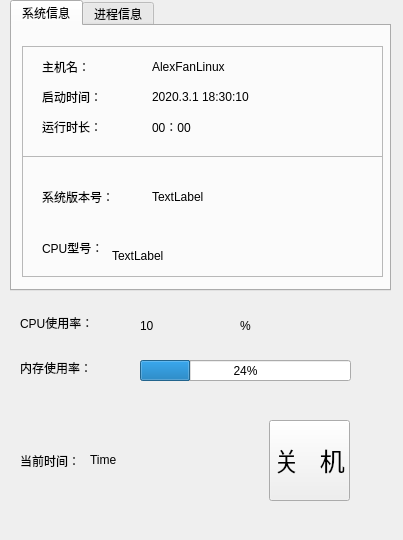
<?xml version="1.0" encoding="UTF-8"?>
<ui version="4.0">
 <class>MainWindow</class>
 <widget class="QMainWindow" name="MainWindow">
  <property name="geometry">
   <rect>
    <x>0</x>
    <y>0</y>
    <width>403</width>
    <height>540</height>
   </rect>
  </property>
  <property name="windowTitle">
   <string> Alex PC Monitor</string>
  </property>
  <widget class="QWidget" name="centralWidget">
   <widget class="QTabWidget" name="tabWidget_INFO">
    <property name="geometry">
     <rect>
      <x>10</x>
      <y>0</y>
      <width>381</width>
      <height>291</height>
     </rect>
    </property>
    <property name="currentIndex">
     <number>0</number>
    </property>
    <widget class="QWidget" name="tab">
     <attribute name="title">
      <string>系统信息</string>
     </attribute>
     <widget class="QFrame" name="frame_2">
      <property name="geometry">
       <rect>
        <x>10</x>
        <y>130</y>
        <width>361</width>
        <height>121</height>
       </rect>
      </property>
      <property name="frameShape">
       <enum>QFrame::StyledPanel</enum>
      </property>
      <property name="frameShadow">
       <enum>QFrame::Raised</enum>
      </property>
      <widget class="QLabel" name="label_7">
       <property name="geometry">
        <rect>
         <x>20</x>
         <y>30</y>
         <width>111</width>
         <height>21</height>
        </rect>
       </property>
       <property name="text">
        <string>系统版本号：</string>
       </property>
      </widget>
      <widget class="QLabel" name="label_8">
       <property name="geometry">
        <rect>
         <x>20</x>
         <y>81</y>
         <width>91</width>
         <height>21</height>
        </rect>
       </property>
       <property name="text">
        <string>CPU型号：</string>
       </property>
      </widget>
      <widget class="QLabel" name="label_SystemVersion">
       <property name="geometry">
        <rect>
         <x>130</x>
         <y>20</y>
         <width>341</width>
         <height>41</height>
        </rect>
       </property>
       <property name="text">
        <string>TextLabel</string>
       </property>
      </widget>
      <widget class="QLabel" name="label_CPUType">
       <property name="geometry">
        <rect>
         <x>90</x>
         <y>79</y>
         <width>341</width>
         <height>41</height>
        </rect>
       </property>
       <property name="font">
        <font>
         <pointsize>9</pointsize>
        </font>
       </property>
       <property name="text">
        <string>TextLabel</string>
       </property>
      </widget>
     </widget>
     <widget class="QFrame" name="frame_5">
      <property name="geometry">
       <rect>
        <x>10</x>
        <y>20</y>
        <width>361</width>
        <height>111</height>
       </rect>
      </property>
      <property name="frameShape">
       <enum>QFrame::StyledPanel</enum>
      </property>
      <property name="frameShadow">
       <enum>QFrame::Raised</enum>
      </property>
      <widget class="QLabel" name="label_4">
       <property name="geometry">
        <rect>
         <x>20</x>
         <y>40</y>
         <width>81</width>
         <height>21</height>
        </rect>
       </property>
       <property name="text">
        <string>启动时间：</string>
       </property>
      </widget>
      <widget class="QLabel" name="label_5">
       <property name="geometry">
        <rect>
         <x>20</x>
         <y>70</y>
         <width>101</width>
         <height>21</height>
        </rect>
       </property>
       <property name="text">
        <string>运行时长：</string>
       </property>
      </widget>
      <widget class="QLabel" name="label_6">
       <property name="geometry">
        <rect>
         <x>20</x>
         <y>10</y>
         <width>71</width>
         <height>21</height>
        </rect>
       </property>
       <property name="text">
        <string>主机名：</string>
       </property>
      </widget>
      <widget class="QLabel" name="label_hostname">
       <property name="geometry">
        <rect>
         <x>130</x>
         <y>10</y>
         <width>341</width>
         <height>21</height>
        </rect>
       </property>
       <property name="text">
        <string>AlexFanLinux</string>
       </property>
      </widget>
      <widget class="QLabel" name="label_boottime">
       <property name="geometry">
        <rect>
         <x>130</x>
         <y>40</y>
         <width>341</width>
         <height>21</height>
        </rect>
       </property>
       <property name="text">
        <string>2020.3.1 18:30:10</string>
       </property>
      </widget>
      <widget class="QLabel" name="label_runningtime">
       <property name="geometry">
        <rect>
         <x>130</x>
         <y>70</y>
         <width>341</width>
         <height>21</height>
        </rect>
       </property>
       <property name="text">
        <string>00：00</string>
       </property>
      </widget>
     </widget>
    </widget>
    <widget class="QWidget" name="tab_1">
     <attribute name="title">
      <string>进程信息</string>
     </attribute>
     <widget class="QListWidget" name="listWidget_process">
      <property name="geometry">
       <rect>
        <x>10</x>
        <y>20</y>
        <width>391</width>
        <height>281</height>
       </rect>
      </property>
     </widget>
    </widget>
   </widget>
   <widget class="QLabel" name="label_9">
    <property name="geometry">
     <rect>
      <x>20</x>
      <y>450</y>
      <width>91</width>
      <height>21</height>
     </rect>
    </property>
    <property name="text">
     <string>当前时间：</string>
    </property>
   </widget>
   <widget class="QLabel" name="label_10">
    <property name="geometry">
     <rect>
      <x>20</x>
      <y>315</y>
      <width>91</width>
      <height>16</height>
     </rect>
    </property>
    <property name="text">
     <string>CPU使用率：</string>
    </property>
   </widget>
   <widget class="QLabel" name="label_11">
    <property name="geometry">
     <rect>
      <x>20</x>
      <y>360</y>
      <width>91</width>
      <height>16</height>
     </rect>
    </property>
    <property name="text">
     <string>内存使用率：</string>
    </property>
   </widget>
   <widget class="QPushButton" name="pushButton_shutdown">
    <property name="geometry">
     <rect>
      <x>269</x>
      <y>420</y>
      <width>81</width>
      <height>81</height>
     </rect>
    </property>
    <property name="font">
     <font>
      <pointsize>19</pointsize>
     </font>
    </property>
    <property name="text">
     <string>关   机</string>
    </property>
   </widget>
   <widget class="QLabel" name="label_CurrentTime">
    <property name="geometry">
     <rect>
      <x>90</x>
      <y>450</y>
      <width>341</width>
      <height>20</height>
     </rect>
    </property>
    <property name="text">
     <string>Time</string>
    </property>
   </widget>
   <widget class="QProgressBar" name="progressBar_RAM">
    <property name="geometry">
     <rect>
      <x>140</x>
      <y>360</y>
      <width>211</width>
      <height>21</height>
     </rect>
    </property>
    <property name="value">
     <number>24</number>
    </property>
   </widget>
   <widget class="QLabel" name="cpu_rate">
    <property name="geometry">
     <rect>
      <x>140</x>
      <y>315</y>
      <width>191</width>
      <height>21</height>
     </rect>
    </property>
    <property name="text">
     <string>10</string>
    </property>
   </widget>
   <widget class="QLabel" name="label">
    <property name="geometry">
     <rect>
      <x>240</x>
      <y>310</y>
      <width>31</width>
      <height>31</height>
     </rect>
    </property>
    <property name="text">
     <string>%</string>
    </property>
    <property name="textFormat">
     <enum>Qt::PlainText</enum>
    </property>
   </widget>
   <zorder>label_9</zorder>
   <zorder>label_10</zorder>
   <zorder>label_11</zorder>
   <zorder>pushButton_shutdown</zorder>
   <zorder>label_CurrentTime</zorder>
   <zorder>progressBar_RAM</zorder>
   <zorder>tabWidget_INFO</zorder>
   <zorder>cpu_rate</zorder>
   <zorder>label</zorder>
  </widget>
 </widget>
 <layoutdefault spacing="6" margin="11"/>
 <resources/>
 <connections/>
</ui>
